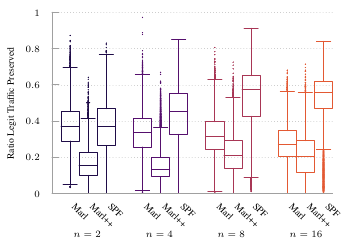

The script that saved this image:
set terminal tikz standalone color size 9cm,6cm font '\scriptsize' preamble '\usepackage{microtype} \usepackage{times} \usepackage[T1]{fontenc} \usepackage{siunitx}\sisetup{detect-all}' createstyle
set output "tcp-box-single.tex"

#load "parula.pal"
load "inferno.pal"

set style line 102 lc rgb '#a0a0a0' lt 1 lw 1
set style boxplot outliers pointtype 7
set style data boxplot
set border ls 102
set colorbox border 102
set key textcolor rgb "black"
set tics textcolor rgb "black"
set label textcolor rgb "black"

set border 3
set grid y
set xtics nomirror
set xtics rotate by -45
set ytics nomirror

set key autotitle columnhead
set datafile separator ","

#set xlabel "Iteration ($t \\cdot{} \\SI{50}{\\milli\\second}$)"
set ylabel "Ratio Legit Traffic Preserved"

set yrange [0.0:1.0]
set xrange [-1.0:14.5]
set xtics ("Marl" 0.0, \
	"Marl++" 1.0, \
	"SPF" 2.0, \
	"Marl" 4.0, \
	"Marl++" 5.0, \
	"SPF" 6.0, \
	"Marl" 8.0, \
	"Marl++" 9.0, \
	"SPF" 10.0, \
	"Marl" 12.0, \
	"Marl++" 13.0, \
	"SPF" 14.0, \
	) scale 0.0
#set key inside bottom right
set boxwidth 1
unset key
set pointsize 0.1

set label "$n=2$" at graph 0.06,-0.22
set label "$n=4$" at graph 0.317,-0.22
set label "$n=8$" at graph 0.573,-0.22
set label "$n=16$" at graph 0.83,-0.22

plot '../results/online-2-avg-ng.csv' u (0.0):3:(1.0) ls 2 ps .1, \
     '../results/m-tcp-single-2' u (1.0):3:(1.0) ls 2 ps .1, \
     '../results/spf-tcp-single-2' u (2.0):3:(1.0) ls 2 ps .1, \
     '../results/online-4-avg-ng.csv' u (4.0):3:(1.0) ls 3 ps .1, \
     '../results/m-tcp-single-4' u (5.0):3:(1.0) ls 3 ps .1, \
     '../results/spf-tcp-single-4' u (6.0):3:(1.0) ls 3 ps .1, \
     '../results/online-8-avg-ng.csv' u (8.0):3:(1.0) ls 5 ps .1, \
     '../results/m-tcp-single-8' u (9.0):3:(1.0) ls 5 ps .1, \
     '../results/spf-tcp-single-8' u (10.0):3:(1.0) ls 5 ps .1, \
     '../results/online-16-avg-ng.csv' u (12.0):3:(1.0) ls 6 ps .1, \
     '../results/m-tcp-single-16' u (13.0):3:(1.0) ls 6 ps .1, \
     '../results/spf-tcp-single-16' u (14.0):3:(1.0) ls 6 ps .1, \

set out
